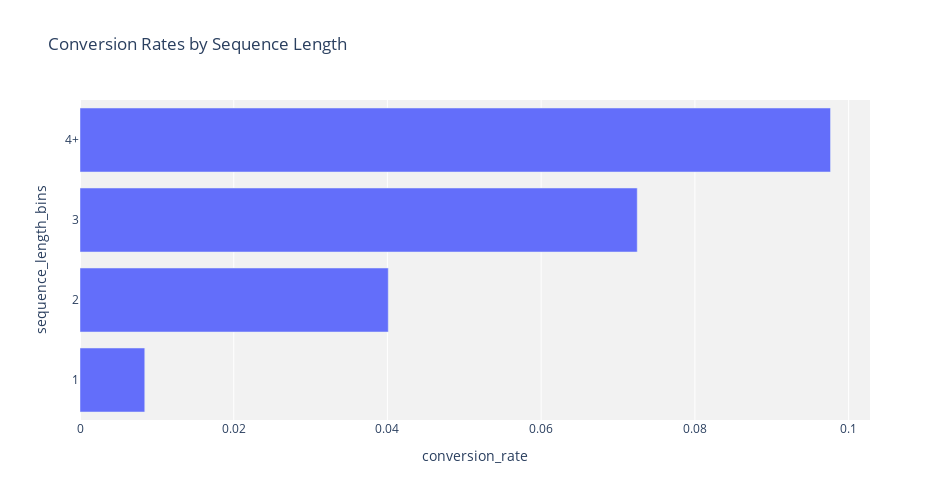

Notebook source saved alongside this figure:
### Markdown cell above
**What is conversion rate by sequence length?**

Perhaps remap to 1 touchpoint, 2 touchpoint, 3 touchpoint, 4+ touchpoint

### Code cell
results_df.sort_values(by=['sequence_count'], ascending=[False],inplace=True)
bins = [ 1, 2, 3, 4, float('inf')]
labels = ['1', '2', '3', '4+']

results_df['sequence_length_bins'] =  pd.cut(results_df['sequence_length'] , bins=bins, labels=labels, right=False).astype(str)

viz_df = results_df.groupby(['sequence_length_bins'], as_index=False).agg(
                    sequence_count=('sequence_count','sum')
                ,conversions_count=('conversions_count','sum')
)
viz_df['conversion_rate'] = viz_df['conversions_count'] / viz_df['sequence_count']

bar_fig = px.bar(viz_df
                 ,x='conversion_rate'
                 ,y='sequence_length_bins'
                 ,title='Conversion Rates by Sequence Length'
                 )

bar_fig.update_layout(width=950
                      ,height=500
                      ,yaxis={'categoryorder': 'total ascending'}
                      ,plot_bgcolor='#f2f2f2') 

bar_fig.show()

### Figure 1 — Plotly figure (JSON) as saved in the notebook; plotly's stock layout.template omitted (floating-point values rounded to 4 significant figures)
{"data": [{"alignmentgroup": "True", "hovertemplate": "conversion_rate=%{x}<br>sequence_length_bins=%{y}<extra></extra>", "legendgroup": "", "marker": {"color": "#636efa", "pattern": {"shape": ""}}, "name": "", "offsetgroup": "", "orientation": "h", "showlegend": false, "textposition": "auto", "type": "bar", "x": [0.008424, 0.04011, 0.0725, 0.09765], "xaxis": "x", "y": ["1", "2", "3", "4+"], "yaxis": "y"}], "layout": {"barmode": "relative", "height": 500, "legend": {"tracegroupgap": 0}, "plot_bgcolor": "#f2f2f2", "title": {"text": "Conversion Rates by Sequence Length"}, "width": 950, "xaxis": {"anchor": "y", "domain": [0, 1], "title": {"text": "conversion_rate"}}, "yaxis": {"anchor": "x", "categoryorder": "total ascending", "domain": [0, 1], "title": {"text": "sequence_length_bins"}}}}
